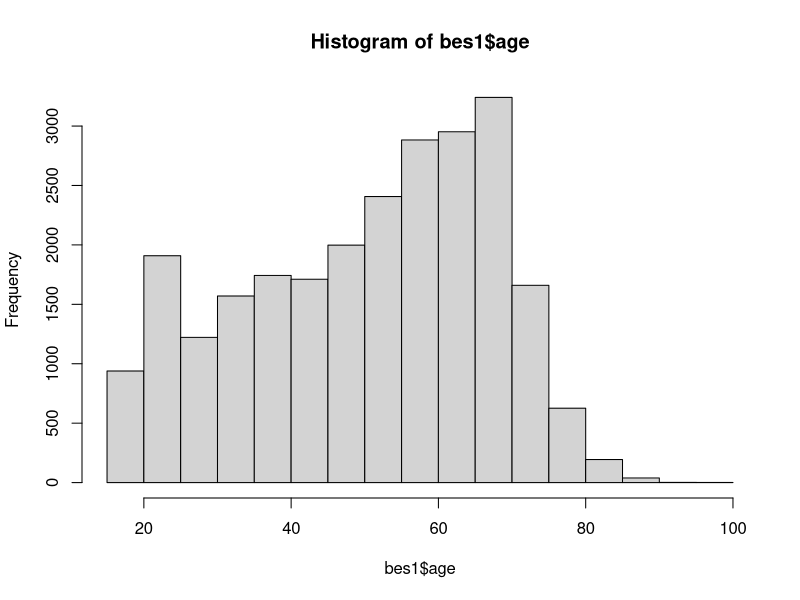
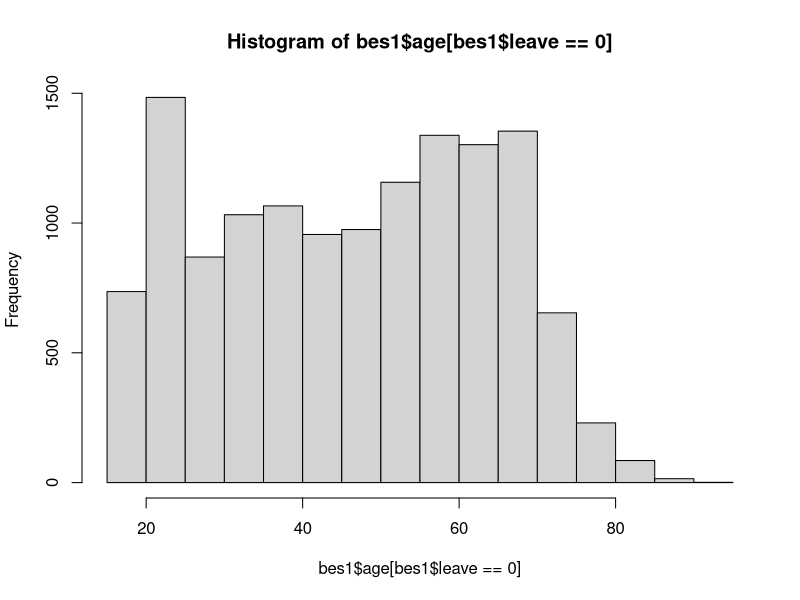
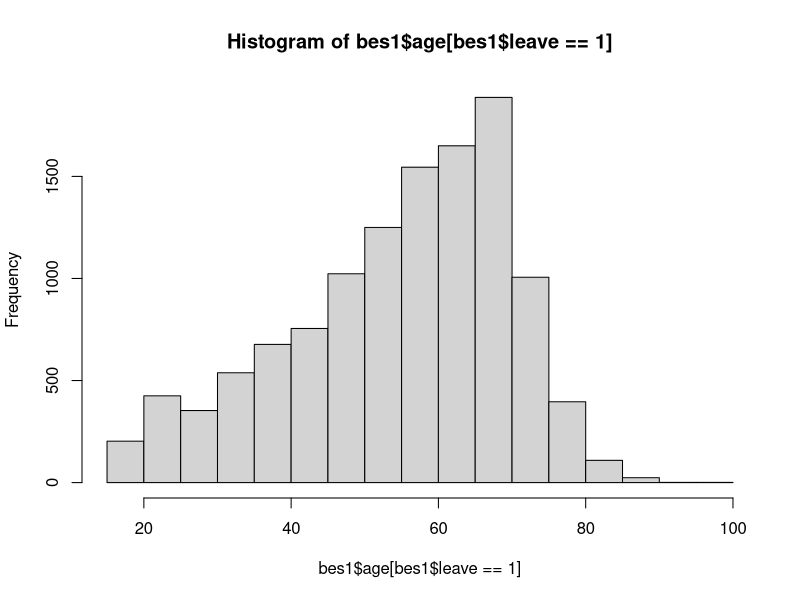
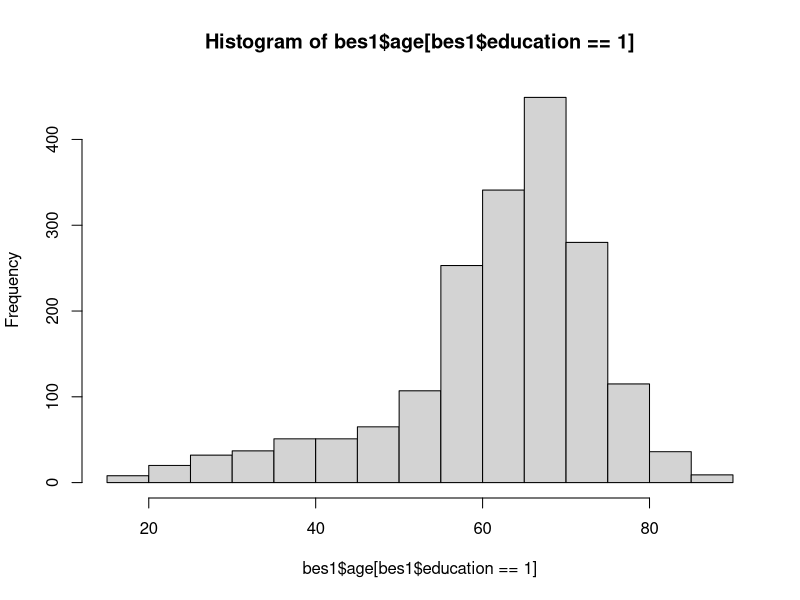
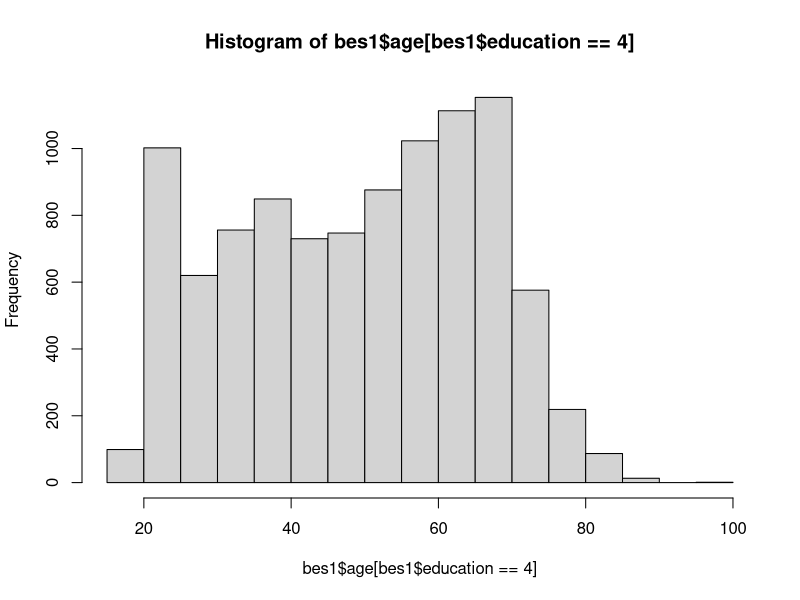
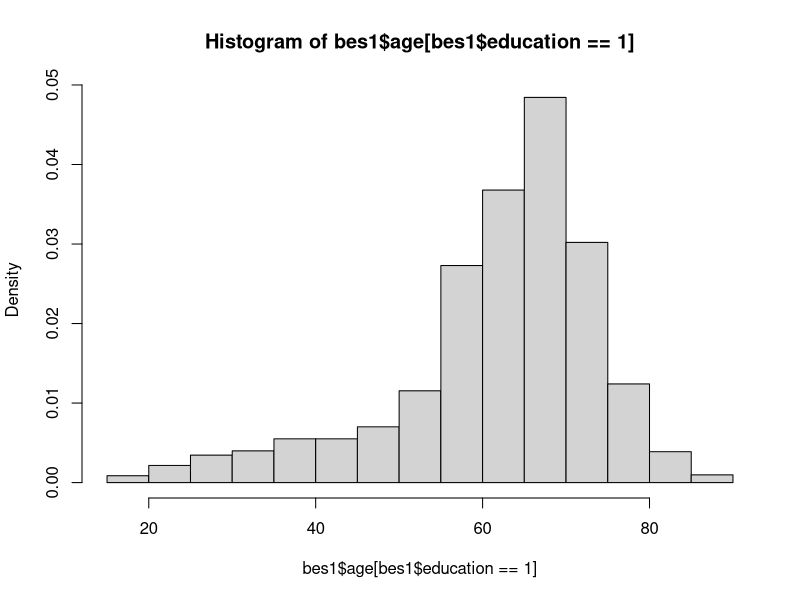
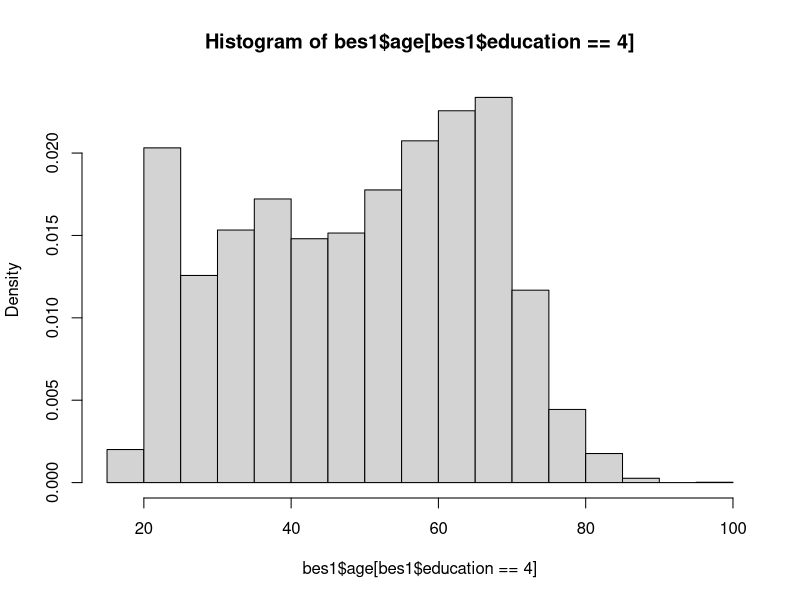
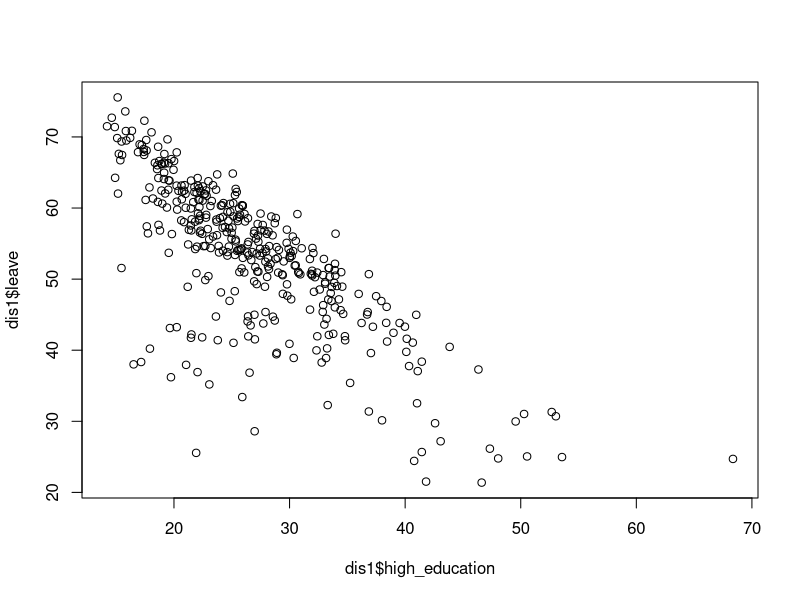

Source code (R) for these figures, in order:
## 3. POPULATION CHARACTERISTICS

## 3.3 MEASURING SUPPORT FOR BREXIT

## Set the working directory
setwd("~/Desktop/DSS") # example of setwd() for Mac 
setwd("C:/user/Desktop/DSS") # example for Windows

## Load the dataset
bes <- read.csv("BES.csv") # reads and stores data

## Understand the data
## (Read about description of variables and unit of observation)
head(bes) # shows first observations

## Identify the types of variables included
## (character vs. numeric; binary vs. non-binary)

## Identify the number of observations
dim(bes) # provides dimensions of dataframe: rows, columns

## Predicting the referendum outcome
table(bes$vote) # creates frequency table of vote

## option a: create frequency table first
freq_table <- table(bes$vote) # object with frequency table
prop.table(freq_table) # creates table of proportions
## option b: do it all at once
prop.table(table(bes$vote)) # creates table of proportions

## 3.4 WHO SUPPORTED BREXIT?

## Handling missing data
table(bes$education, exclude=NULL) # table() including NAs
mean(bes$leave) # mean() without removing NAs
mean(bes$leave, na.rm=TRUE) # mean() removing NAs
bes1 <- na.omit(bes) # removes observations with NAs
head(bes) # shows first observations of original dataframe
head(bes1) # shows first observations of clean dataframe
dim(bes) # provides dimensions (rows, columns) of original dataframe
dim(bes1) # provides dimensions (rows, columns) of clean dataframe

## Two-way frequency tables
table(bes1$leave, bes1$education) # two−way frequency table

## Two-way tables of proportions
prop.table(table(bes1$leave, bes1$education)) # two−way table of proportions 
prop.table(table(bes1$leave, bes1$education), margin=1) # with margin=1
prop.table(table(bes1$leave, bes1$education), margin=2) # with margin=2

## Histograms
hist(bes1$age) # creates histogram of all observations in age
hist(bes1$age[bes1$leave==0]) # creates histogram for non−supporters 
hist(bes1$age[bes1$leave==1]) # creates histogram for supporters

## Density histograms
hist(bes1$age[bes1$education==1]) # normal (frequency) histogram for respondents w/ no qualifications
hist(bes1$age[bes1$education==4]) # normal (frequency) histogram for respondents  w/ undergraduate degree
hist(bes1$age[bes1$education==1], freq=FALSE) # density histogram for respondents w/ no qualifications
hist(bes1$age[bes1$education==4], freq=FALSE) # density histogram for respondents  w/ undergraduate degree

## Descriptive statistics
mean(bes1$age[bes1$leave==0]) # mean age of non−supporters
mean(bes1$age[bes1$leave==1]) # mean age of supporters
median(bes1$age[bes1$leave==0]) # median age of non−supporters
median(bes1$age[bes1$leave==1]) # median age of supporters
sd(bes1$age[bes1$leave==0]) # sd of age for non−supporters
sd(bes1$age[bes1$leave==1]) # sd of age for supporters
var(bes1$age[bes1$leave==1]) # variance of age of supporters
sd(bes1$age[bes1$leave==1])^2 # square of sd of age of supporters
sqrt(var(bes1$age[bes1$leave==1])) # square root of variance of age of supporters

## 3.5 RELATIONSHIP BETWEEN EDUCATION AND THE LEAVE VOTE IN THE ENTIRE UK

## Load the dataset
dis <- read.csv("UK_districts.csv") # reads and stores data

## Understand the data
## (Read about description of variables and unit of observation)
head(dis) # shows first observations

## Identify the types of variables included
## (character vs. numeric; binary vs. non-binary)

## Identify the number of observations
dim(dis) # provides dimensions of dataframe: rows, columns

## Handling missing data
dis1 <- na.omit(dis) # removes observations with NAs
dim(dis1) # provides dimensions (rows, columns) of clean dataframe

## Scatter plot
plot(dis1$high_education, dis1$leave) # scatter plot x, y
abline (v=mean(dis$high_education), lty="dashed") # adds straight, dashed vertical line to plot
abline(h=mean(dis$leave), lty="dashed") # adds straight, dashed horizontal line to plot

## Correlation
cor(dis1$high_education, dis1$leave) # calculates correlation
cor(dis1$leave, dis1$high_education) # calculates correlation
